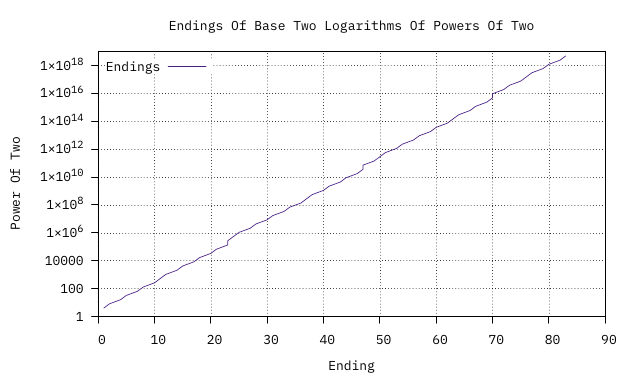

Write the gnuplot code that produced this figure.
set encoding utf8
set terminal pdfcairo enhanced color dashed font "IBM Plex Mono, 14" rounded size 16 cm, 9.6 cm

set title "Endings Of Base Two Logarithms Of Powers Of Two"
set key off
set output 'endings.pdf'

set logscale y
set xlabel "Ending"
set ylabel "Power Of Two"
set autoscale
set grid
set tics out
set tics scale 1,0
set key left top

plot "./col2" using 2:1 with line lc "#4a2387" title "Endings"
